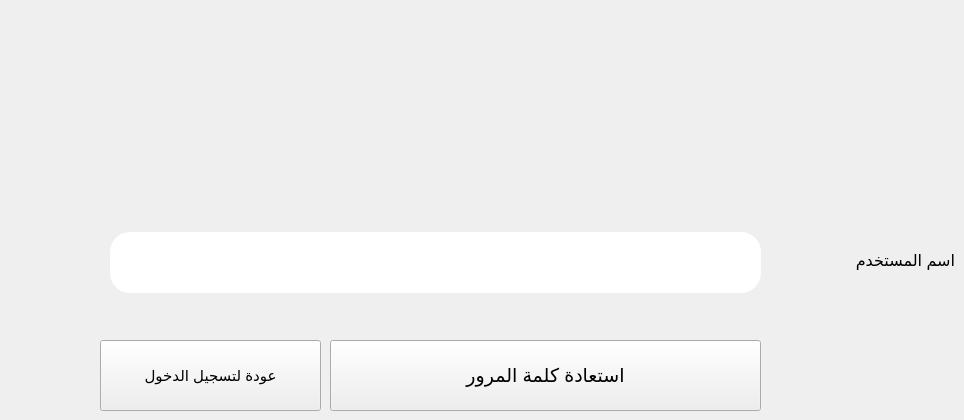
    <widget class="QWidget" name="tab_2">
     <attribute name="title">
      <string>Tab 2</string>
     </attribute>
     <widget class="QLabel" name="label_5">
      <property name="geometry">
       <rect>
        <x>784</x>
        <y>230</y>
        <width>171</width>
        <height>61</height>
       </rect>
      </property>
      <property name="font">
       <font>
        <family>Segoe UI</family>
        <pointsize>12</pointsize>
        <weight>50</weight>
        <bold>false</bold>
       </font>
      </property>
      <property name="text">
       <string>اسم المستخدم</string>
      </property>
     </widget>
     <widget class="QLineEdit" name="lineEdit_7">
      <property name="geometry">
       <rect>
        <x>110</x>
        <y>232</y>
        <width>651</width>
        <height>61</height>
       </rect>
      </property>
      <property name="font">
       <font>
        <pointsize>15</pointsize>
        <weight>50</weight>
        <bold>false</bold>
       </font>
      </property>
      <property name="styleSheet">
       <string notr="true">border-radius:20px;</string>
      </property>
      <property name="placeholderText">
       <string/>
      </property>
      <property name="clearButtonEnabled">
       <bool>false</bool>
      </property>
     </widget>
     <widget class="QPushButton" name="pushButton_10">
      <property name="geometry">
       <rect>
        <x>330</x>
        <y>340</y>
        <width>431</width>
        <height>71</height>
       </rect>
      </property>
      <property name="font">
       <font>
        <pointsize>14</pointsize>
       </font>
      </property>
      <property name="cursor">
       <cursorShape>PointingHandCursor</cursorShape>
      </property>
      <property name="text">
       <string>استعادة كلمة المرور</string>
      </property>
     </widget>
     <widget class="QPushButton" name="pushButton_21">
      <property name="geometry">
       <rect>
        <x>100</x>
        <y>340</y>
        <width>221</width>
        <height>71</height>
       </rect>
      </property>
      <property name="font">
       <font>
        <family>Segoe UI</family>
        <pointsize>11</pointsize>
       </font>
      </property>
      <property name="cursor">
       <cursorShape>PointingHandCursor</cursorShape>
      </property>
      <property name="text">
       <string>عودة لتسجيل الدخول</string>
      </property>
     </widget>
    </widget>
